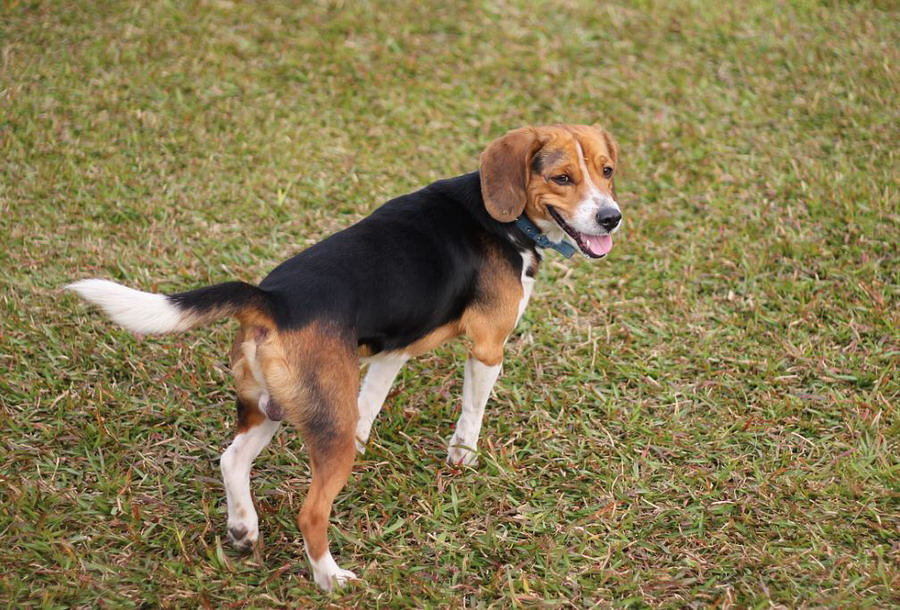
//> input picture samples/cpp/mao/1.jpg, 900 x 610 px
$ ./80_Histogram2   (built with g++ and OpenCV 4)
//> lines starting //> are read from the running program, lines starting //| are printed output that depends on the picture; after the words box and inside, x2 and y2 are one past the last pixel; in counts of white or black regions, pixels touching at a corner belong together

#include <stdio.h>


//---------------------------------【頭檔案、命名空間包含部分】----------------------------
//		描述：包含程式所使用的頭檔案和命名空間
//------------------------------------------------------------------------------------------------
#include "opencv2/highgui/highgui.hpp"
#include "opencv2/imgproc/imgproc.hpp"
#include <iostream>
using namespace cv;
using namespace std;


//-----------------------------------【ShowHelpText( )函數】-----------------------------
//		 描述：輸出一些說明訊息
//----------------------------------------------------------------------------------------------
void ShowHelpText()
{
	//輸出歡迎訊息和OpenCV版本
	printf("\n\n\t\t\t非常感謝購買《OpenCV3程式設計入門》一書！\n");
	printf("\n\n\t\t\t此為本書OpenCV2版的第80個配套範例程式\n");
	printf("\n\n\t\t\t   現在使用的OpenCV版本為：" CV_VERSION );
	printf("\n\n  ----------------------------------------------------------------------------\n");
}


//--------------------------------------【main( )函數】-----------------------------------------
//          描述：控制臺應用程式的入口函數，我們的程式從這里開始執行
//-------------------------------------------------------------------------------------------------
int main()
{
	//【1】載入原圖並顯示
	Mat srcImage = imread("/home/peter/opencv-2.4.11/samples/cpp/mao/1.jpg", 0);
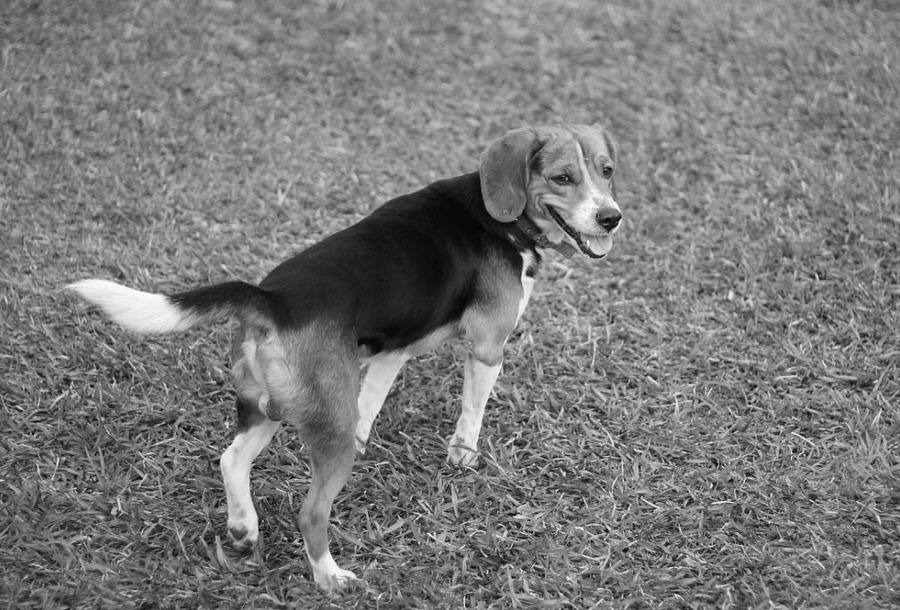
//> srcImage: 610 rows x 900 cols, CV_8UC1; min 0, max 255, mean 121.6
	imshow("原圖",srcImage);
	moveWindow("原圖",100,100);
	if(!srcImage.data) {cout << "fail to load image" << endl; 	return 0;}

	system("color 1F");
	ShowHelpText();

	//【2】定義變數
	MatND dstHist;       // 在cv中用CvHistogram *hist = cvCreateHist
	int dims = 1;
	float hranges[] = {0, 255};
	const float *ranges[] = {hranges};   // 這里需要為const類別別別型
	int size = 256;
	int channels = 0;

	//【3】計算圖像的直條圖
	calcHist(&srcImage, 1, &channels, Mat(), dstHist, dims, &size, ranges);    // cv 中是cvCalcHist
//> dstHist = 256 values, max 7613 at index 133, min 0 at index 255, mean 2144.5
	int scale = 1;

	Mat dstImage(size * scale, size, CV_8U, Scalar(0));
	//【4】取得最大值和最小值
	double minValue = 0;
	double maxValue = 0;
	minMaxLoc(dstHist,&minValue, &maxValue, 0, 0);  //  在cv中用的是cvGetMinMaxHistValue
//> maxValue = 7613

	//【5】繪製出直條圖
	int hpt = saturate_cast<int>(0.9 * size);
	for(int i = 0; i < 256; i++)
	{
		float binValue = dstHist.at<float>(i);           //   注意hist中是float類別別別型    而在OpenCV1.0版中用cvQueryHistValue_1D
		int realValue = saturate_cast<int>(binValue * hpt/maxValue);
		rectangle(dstImage,Point(i*scale, size - 1), Point((i+1)*scale - 1, size - realValue), Scalar(255));
	}
//> this loop made 256 passes
//> (binValue, realValue) on passes 1 to 3: (3, 0), (2, 0), (2, 0)
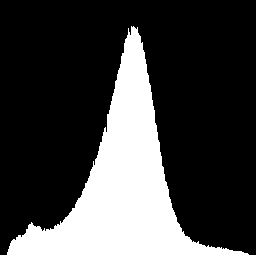
//> dstImage: 256 rows x 256 cols, CV_8UC1; 25.3% white; 1 white region, box (x1, y1, x2, y2) and area: (0, 26, 256, 256) 16591
	imshow("一維直條圖", dstImage);
	moveWindow("一維直條圖", 1000,100);
	waitKey(0);
	return 0;
}

$ run again, with samples/cpp/mao/2.jpg copied over samples/cpp/mao/1.jpg
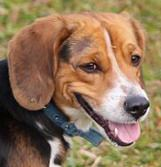
//> input picture samples/cpp/mao/2.jpg, 161 x 167 px
//> `Mat srcImage = imread("/home/peter/opencv-2.4.11/samples/cpp/mao/1.jpg..`:
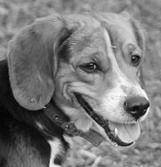
//> srcImage: 167 rows x 161 cols, CV_8UC1; min 0, max 255, mean 121.6
//> dstHist = 256 values, max 311 at index 138, min 0 at index 250, mean 105
//> maxValue = 311
//> the loop `for(int i = 0; i < 256; i++)` made 256 passes
//> (binValue, realValue) on passes 1 to 3: (1, 1), (2, 1), (1, 1)
//> after the loop `for(int i = 0; i < 256; i++)`:
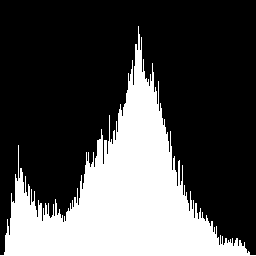
//> dstImage: 256 rows x 256 cols, CV_8UC1; 30.3% white; 1 white region, box (x1, y1, x2, y2) and area: (0, 26, 256, 256) 19880
